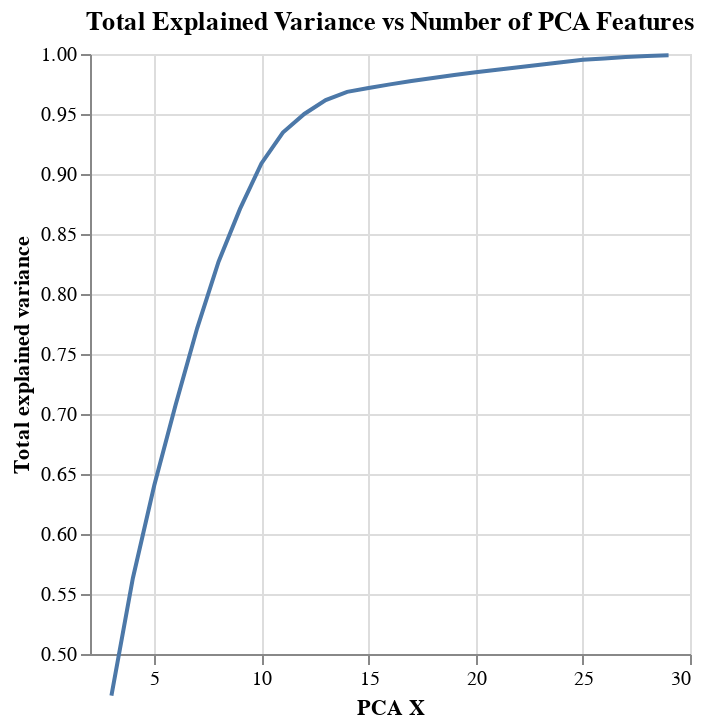

The notebook cell this image was saved under:
### Markdown cell above
### PCA component number determination

### Code cell
alt.Chart(df_pca_explained,
          title= "Total Explained Variance vs Number of PCA Features").mark_line().encode(
    alt.X('x:Q').title("PCA X"),
    alt.Y('pca_explained_var:Q')\
        .scale(domain=(0.5,1))\
            .title("Total explained variance")
)

### Figure 1 — Vega-Lite specification as saved in the notebook (floating-point values rounded to 4 significant figures)
{"config": {"view": {"continuousWidth": 300, "continuousHeight": 300}}, "data": {"name": "data-830a671cd175ff7b3debfc5ad55ee60d"}, "mark": {"type": "line"}, "encoding": {"x": {"field": "x", "title": "PCA X", "type": "quantitative"}, "y": {"field": "pca_explained_var", "scale": {"domain": [0.5, 1]}, "title": "Total explained variance", "type": "quantitative"}}, "title": "Total Explained Variance vs Number of PCA Features", "$schema": "https://vega.github.io/schema/vega-lite/v5.20.1.json", "datasets": {"data-830a671cd175ff7b3debfc5ad55ee60d": [{"x": 3, "pca_explained_var": 0.4653}, {"x": 4, "pca_explained_var": 0.5632}, {"x": 5, "pca_explained_var": 0.6406}, {"x": 6, "pca_explained_var": 0.7079}, {"x": 7, "pca_explained_var": 0.7714}, {"x": 8, "pca_explained_var": 0.827}, {"x": 9, "pca_explained_var": 0.8709}, {"x": 10, "pca_explained_var": 0.9088}, {"x": 11, "pca_explained_var": 0.9345}, {"x": 12, "pca_explained_var": 0.95}, {"x": 13, "pca_explained_var": 0.9616}, {"x": 14, "pca_explained_var": 0.9685}, {"x": 15, "pca_explained_var": 0.9717}, {"x": 16, "pca_explained_var": 0.9747}, {"x": 17, "pca_explained_var": 0.9775}, {"x": 18, "pca_explained_var": 0.98}, {"x": 19, "pca_explained_var": 0.9825}, {"x": 20, "pca_explained_var": 0.9848}, {"x": 21, "pca_explained_var": 0.9869}, {"x": 22, "pca_explained_var": 0.989}, {"x": 23, "pca_explained_var": 0.9911}, {"x": 24, "pca_explained_var": 0.9932}, {"x": 25, "pca_explained_var": 0.9951}, {"x": 26, "pca_explained_var": 0.9963}, {"x": 27, "pca_explained_var": 0.9974}, {"x": 28, "pca_explained_var": 0.9983}, {"x": 29, "pca_explained_var": 0.999}]}}
